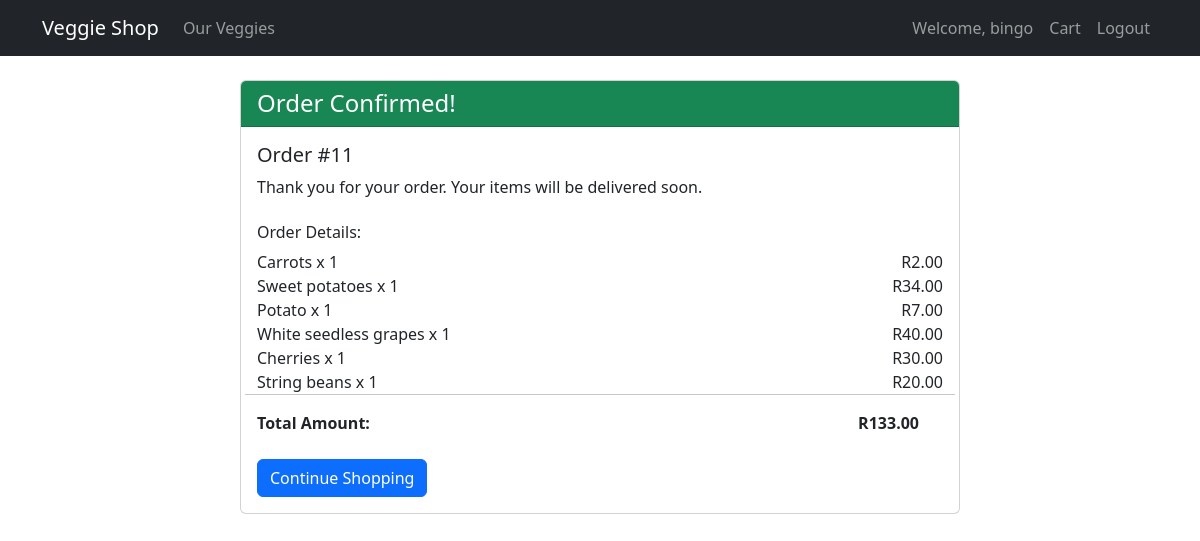
The page /order/confirmation/11/ (signed in) on the database its author committed.
### cart/models.py (models this page shows, shortened)
class Order(models.Model):
    user = models.ForeignKey(User, on_delete=models.CASCADE)
    date_ordered = models.DateTimeField(auto_now_add=True)
    total_amount = models.DecimalField(max_digits=10, decimal_places=2)
    complete = models.BooleanField(default=False)

class OrderItem(models.Model):
    order = models.ForeignKey(Order, related_name='items', on_delete=models.CASCADE)
    vegetable = models.ForeignKey(Vegetable, on_delete=models.CASCADE)
    quantity = models.IntegerField(default=1)
    price = models.DecimalField(max_digits=10, decimal_places=2)

class Vegetable(models.Model):
    name = models.CharField(max_length=100)
    price = models.DecimalField(max_digits=6, decimal_places=2)  # Changed from price_per_kg
    description = models.TextField()
    image = models.ImageField(upload_to='vegetables/', blank=True, null=True)

### cart/views.py (the view)
# urls.py: path('order/confirmation/<int:order_id>/', views.order_confirmation, name='order_confirmation'),
@login_required
def order_confirmation(request, order_id):
    order = get_object_or_404(Order, id=order_id, user=request.user)
    return render(request, 'cart/order_confirmation.html', {'order': order})

### cart/templates/cart/order_confirmation.html
{% extends "base.html" %}
{% block content %}
<div class="container">
    <div class="row justify-content-center">
        <div class="col-md-8">
            <div class="card">
                <div class="card-header bg-success text-white">
                    <h4 class="mb-0">Order Confirmed!</h4>
                </div>
                <div class="card-body">
                    <h5>Order #{{ order.id }}</h5>
                    <p>Thank you for your order. Your items will be delivered soon.</p>
                    <h6 class="mt-4">Order Details:</h6>
                    <div class="row">
                        {% for item in order.items.all %}
                        <div class="col-6">{{ item.vegetable.name }} x {{ item.quantity }}</div>
                        <div class="col-6 text-end">R{{ item.price }}</div>
                        {% endfor %}
                        <hr>
                        <div class="row">
                            <div class="col-6"><strong>Total Amount:</strong></div>
                            <div class="col-6 text-end"><strong>R{{ order.total_amount }}</strong></div>
                        </div>
                    </div>
                    <div class="mt-4">
                        <a href="{% url 'vegetable_list' %}" class="btn btn-primary">Continue Shopping</a>
                    </div>
                </div>
            </div>
        </div>
    </div>
</div>
{% endblock %}

### cart/templates/base.html (shortened to what this page needs)
<!DOCTYPE html>
<html lang="en">
<head>
    <link href="https://cdn.jsdelivr.net/npm/bootstrap@5.3.0/dist/css/bootstrap.min.css" rel="stylesheet">
</head>
<body>
    <nav class="navbar navbar-expand-lg navbar-dark bg-dark">
        <div class="container">
            <a class="navbar-brand" href="{% url 'home' %}">Veggie Shop</a>
            <div class="collapse navbar-collapse" id="navbarNav">
                <ul class="navbar-nav me-auto">
                    <li class="nav-item">
                        <a class="nav-link" href="{% url 'vegetable_list' %}">Our Veggies</a>
                    </li>
                </ul>
                <ul class="navbar-nav ms-auto">
                    {% if user.is_authenticated %}
                        <li class="nav-item">
                            <span class="nav-link">Welcome, {{ user.username }}</span>
                        </li>
                        <li class="nav-item">
                            <a class="nav-link" href="{% url 'cart' %}">Cart</a>
                        </li>
                        <li class="nav-item">
                            <form method="post" action="{% url 'logout' %}" class="d-inline">
                                <button type="submit" class="btn btn-link nav-link">Logout</button>
                            </form>
                        </li>
                    {% endif %}
                </ul>
            </div>
        </div>
    </nav>
    <div class="container mt-4">
        {% block content %}{% endblock %}
    </div>
</body>
</html>

### rows shown on the page
Order: id "11", total_amount "133.00"
OrderItem: vegetable.name "Carrots", quantity "1", price "2.00"
OrderItem: vegetable.name "Sweet potatoes", quantity "1", price "34.00"
OrderItem: vegetable.name "Potato", quantity "1", price "7.00"
OrderItem: vegetable.name "White seedless grapes", quantity "1", price "40.00"
OrderItem: vegetable.name "Cherries", quantity "1", price "30.00"
OrderItem: vegetable.name "String beans", quantity "1", price "20.00"

### other values the page prints
{{ user.username }} "bingo"
